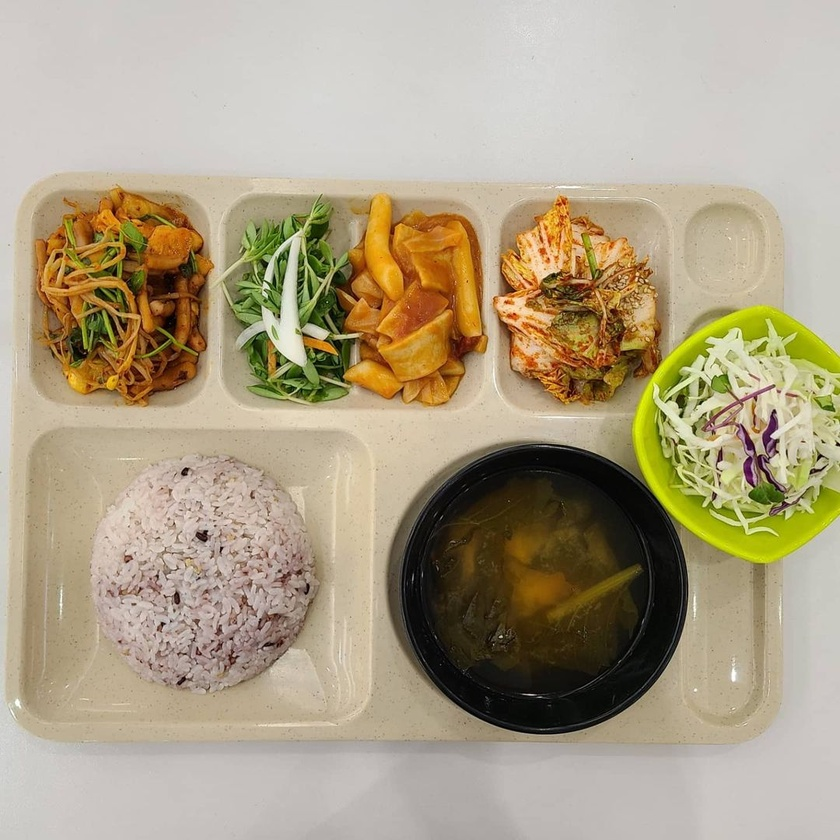
#> input picture cs492_project/test.jpg, 840 x 840 px, shrunk from 1080 x 1080 before the run, given as the content of the folder ../datasets/kama_insta, which was not available
$ python aug.py
#> lines starting #> are read from the running program, lines starting #| are printed output that depends on the picture; pictures that were not available may be replaced by others from this repository, and a replacement may not be noted
import cv2
import matplotlib.pyplot as plt
import os
import sys
import glob
from pathlib import Path

FILE = Path(__file__).resolve()
ROOT = FILE.parents[0]
if str(ROOT) not in sys.path:
    sys.path.append(str(ROOT))  # add ROOT to PATH
ROOT = Path(os.path.relpath(ROOT, Path.cwd()))  # relative

im_dir = '../datasets/kama_insta/'
label_dir = '../datasets/kama_insta_label/'

im_format = '.jpg'
label_format = '.txt'
option = '_rot90ccw'
option2 = '_rot90cw'
option3 = '_flipLR'
option4 = '_flipUD'
FILES = glob.glob( str(ROOT / im_dir / '*.jpg'))

for FILE in FILES:
    # im_name = 'foodsample%d.jpg' %(i+1)
    im_name = FILE[len(im_dir):-4]
    im_tar_dir = im_dir + im_name + im_format
    imBGR = cv2.imread(str(ROOT / im_tar_dir))
#> imBGR is the input picture: shape (840, 840, 3); mean B, G, R 133.8, 159.8, 172.7
    imRGB = cv2.cvtColor(imBGR, cv2.COLOR_BGR2RGB)
    imFlip1 = cv2.flip(imBGR, 1)  # LR
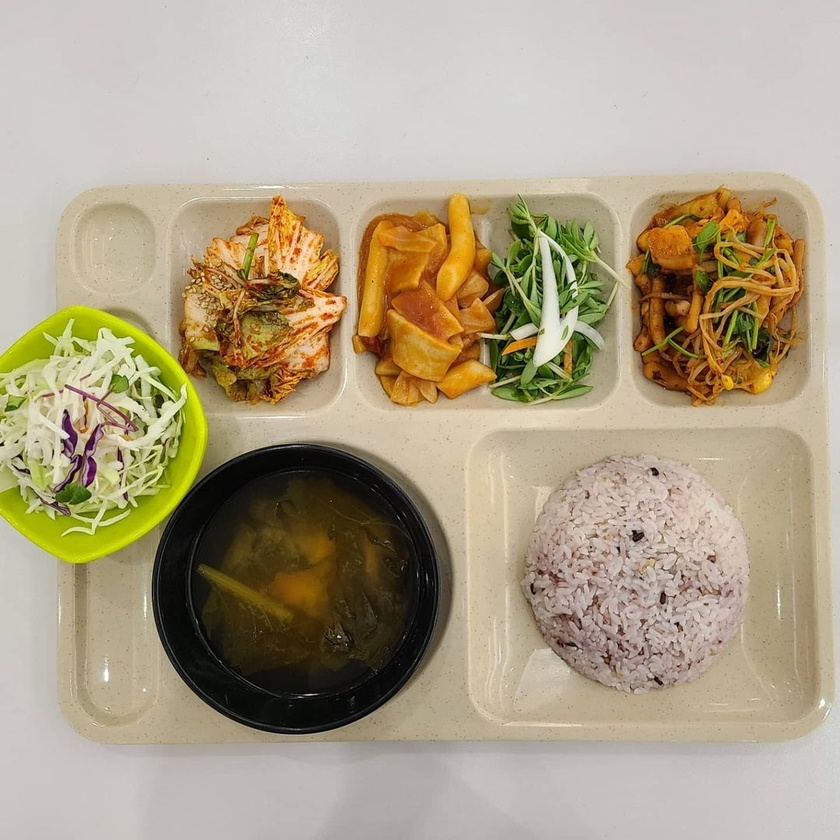
#> imFlip1: shape (840, 840, 3); mean B, G, R 133.8, 159.8, 172.7
    imFlip2 = cv2.flip(imBGR, 0) # UD
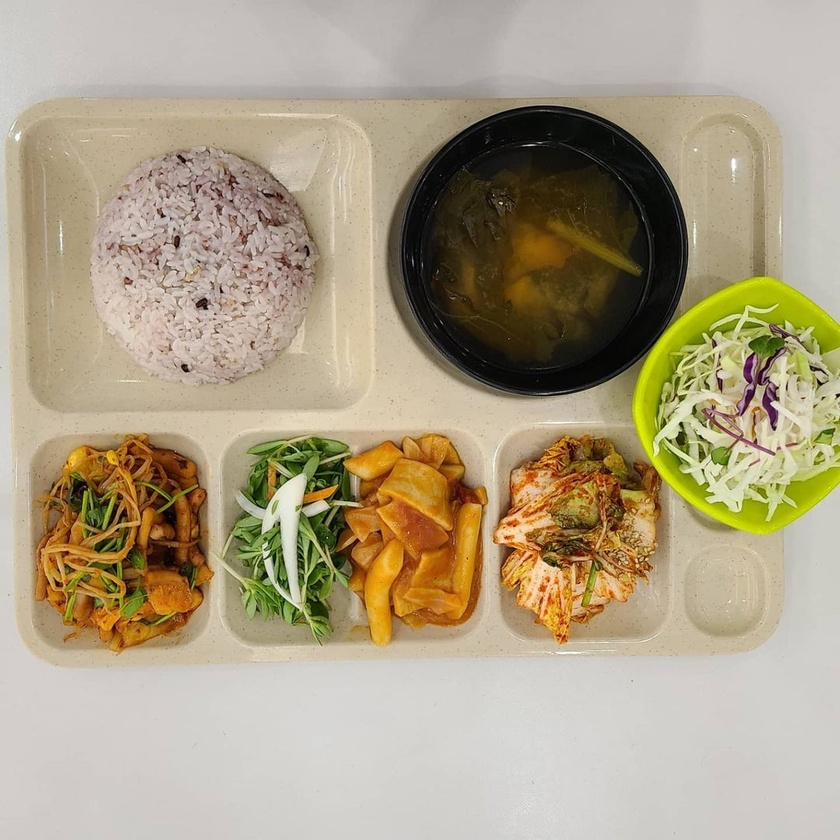
#> imFlip2: shape (840, 840, 3); mean B, G, R 133.8, 159.8, 172.7
    imRot90 = cv2.rotate(imBGR, cv2.ROTATE_90_COUNTERCLOCKWISE)
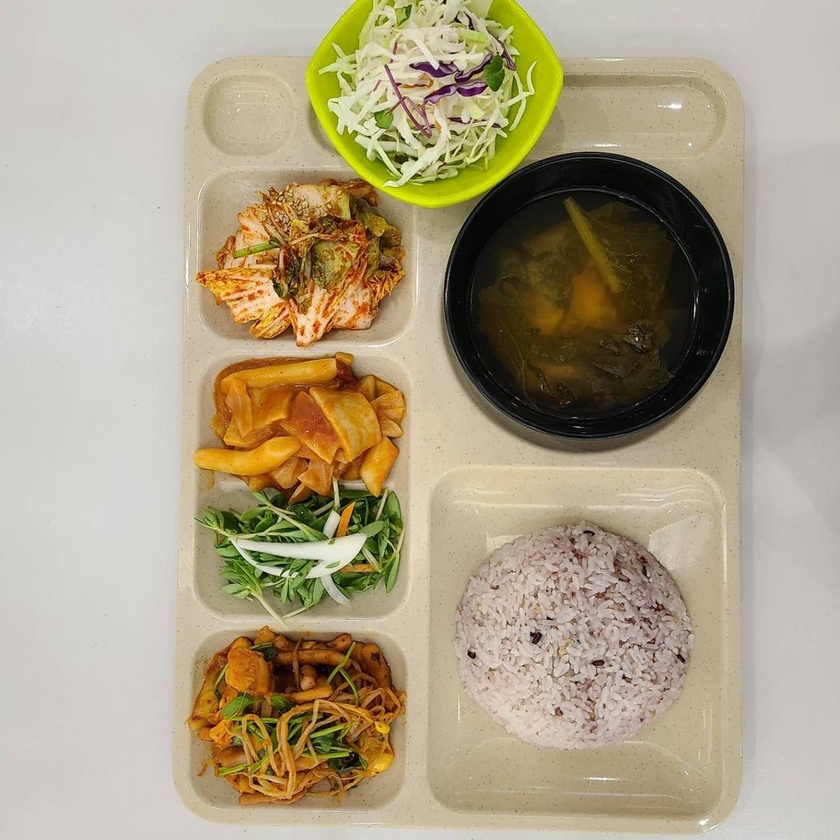
#> imRot90: shape (840, 840, 3); mean B, G, R 133.8, 159.8, 172.7
    imRotm90 = cv2.rotate(imBGR, cv2.ROTATE_90_CLOCKWISE)
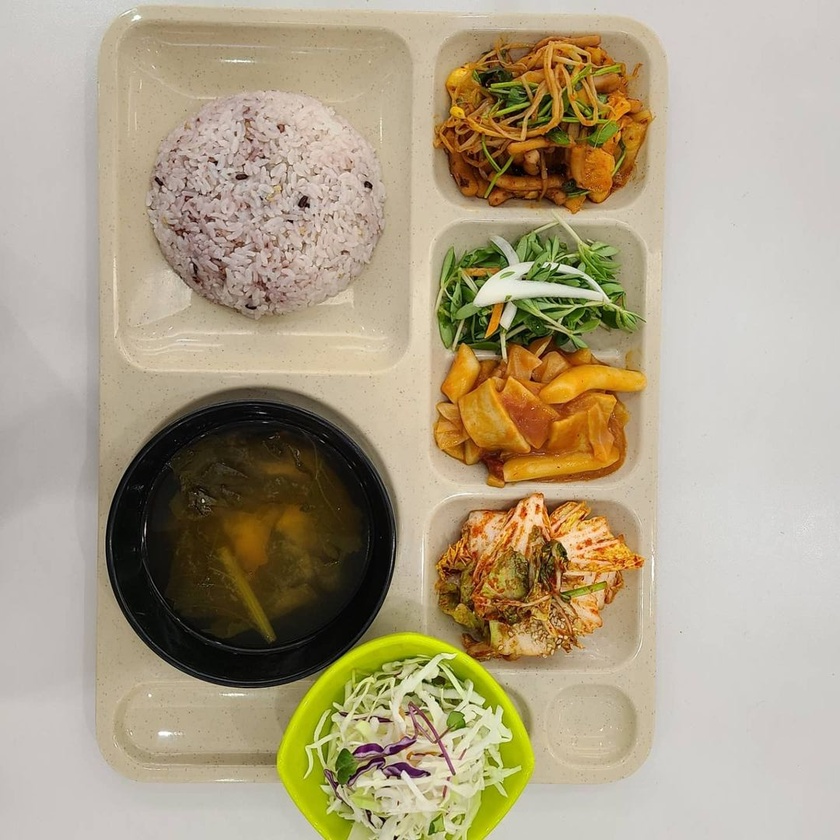
#> imRotm90: shape (840, 840, 3); mean B, G, R 133.8, 159.8, 172.7

    im_save_dir = '../datasets/aug/' + im_name + option + im_format
    im_save_dir2 = '../datasets/aug/' + im_name + option2 + im_format
    im_save_dir3 = '../datasets/aug/' + im_name + option3 + im_format
    im_save_dir4 = '../datasets/aug/' + im_name + option4 + im_format
    cv2.imwrite(str(ROOT / im_save_dir), imRot90)
    cv2.imwrite(str(ROOT / im_save_dir2), imRotm90)

    cv2.imwrite(str(ROOT / im_save_dir3), imFlip1)
    cv2.imwrite(str(ROOT / im_save_dir4), imFlip2)

    label_tar_dir = label_dir + im_name + label_format
    label_save_dir = '../datasets/aug_label/' + im_name + option + label_format
    label_save_dir2 = '../datasets/aug_label/' + im_name + option2 + label_format
    label_save_dir3 = '../datasets/aug_label/' + im_name + option3 + label_format
    label_save_dir4 = '../datasets/aug_label/' + im_name + option4 + label_format

#> (the run stopped early here; a loop or call above may not have finished)
